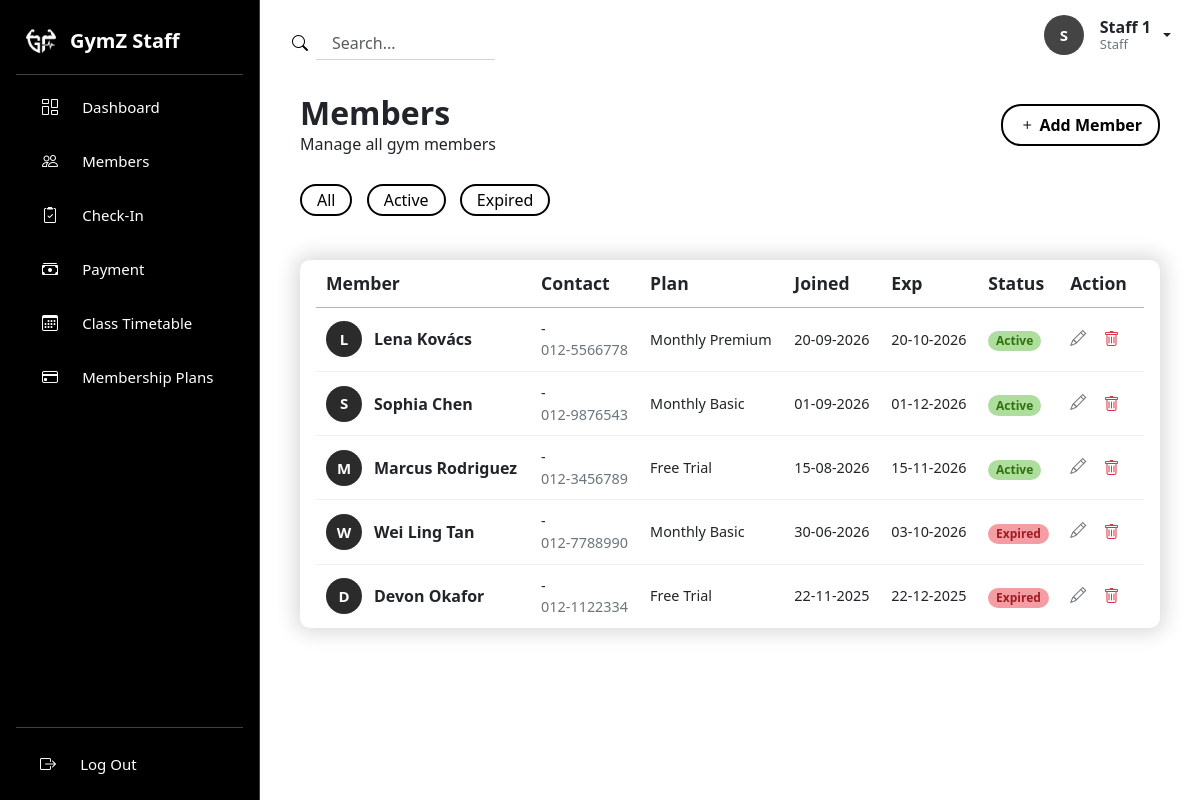
Page /operations/members.php (signed in) on the committed database.
### tables this page shows
CREATE TABLE members (
	member_id INT AUTO_INCREMENT PRIMARY KEY,
    name VARCHAR(255) NOT NULL,
    contact VARCHAR(20) NOT NULL,
    join_date DATE NOT NULL,
    plan_id INT NOT NULL, 
    expiry_date DATE NOT NULL,
    registered_by INT NOT NULL,
    CONSTRAINT fk_members_plan FOREIGN KEY (plan_id) REFERENCES membership_plans(plan_id),
    CONSTRAINT fk_members_user FOREIGN KEY (registered_by) REFERENCES users(user_id)
);

CREATE TABLE membership_plans (
	plan_id INT AUTO_INCREMENT PRIMARY KEY,
    plan_name VARCHAR(100) NOT NULL,
    price DEC(5,2) NOT NULL,
    duration_days INT NOT NULL
);

### operations/members.php (the view, shortened to what this page needs)
<?php
require_once __DIR__ . '/../config/database.php';
$search = $_GET['q'] ?? '';
$sql = "SELECT m.*, p.plan_name FROM members m JOIN membership_plans p ON m.plan_id = p.plan_id WHERE 1=1";
$params = [];
$sql .= " ORDER BY join_date DESC";
$stmt = $db->prepare($sql);
$stmt->execute($params);
$members = $stmt->fetchAll(PDO::FETCH_ASSOC);
?>
<!DOCTYPE html>
<html lang="en">
<head>
    <link rel="stylesheet" href="https://cdn.jsdelivr.net/npm/bootstrap-icons@1.13.1/font/bootstrap-icons.min.css">
    <link href="https://cdn.jsdelivr.net/npm/bootstrap@5.3.8/dist/css/bootstrap.min.css" rel="stylesheet">
    <link rel="stylesheet" href="../assets/css/members.css">
    <link rel="stylesheet" href="../assets/css/sidebar.css">
    <link rel="stylesheet" href="../assets/css/navbar.css">
</head>
<body>
    <div class="d-flex min-vh-100">
        <?php include __DIR__ . '/../includes/sidebar.php'; ?>
        <div class="main-content flex-grow-1">
            <?php include __DIR__ . '/../includes/navbar.php'; ?>
            <div class="content px-4">
                <div class="header d-flex justify-content-between p-3 pb-0 my-3">
                    <div class="greeting">
                        <h3>Members</h3>
                        <p>Manage all gym members</p>
                    </div>
                    <div class="add-btn align-content-center">
                        <a href="/members?action=new" class="p-2 px-3">
                            <i class="bi bi-plus"></i> Add Member
                        </a>
                    </div>
                </div>
                <div class="filter-btn p-3 pb-0 mb-4">
                    <a href="/members?filter=all&q=<?= urlencode($search) ?>">All</a>
                    <a href="/members?filter=active&q=<?= urlencode($search) ?>">Active</a>
                    <a href="/members?filter=expired&q=<?= urlencode($search) ?>">Expired</a>
                </div>
                <div class="member-table mx-3 my-5 px-3">
                    <table class="table-content w-100 ">
                        <thead>
                            <tr>
                                <th>Member</th>
                                <th>Contact</th>
                                <th>Plan</th>
                                <th>Joined</th>
                                <th>Exp</th>
                                <th>Status</th>
                                <th>Action</th>
                            </tr>
                        </thead>
                        <tbody>
                            <?php if (empty($members)): ?>
                                <tr>
                                    <td colspan="4" class="text-center text-secondary py-4">No members yet</td>
                                </tr>
                            <?php else: ?>
                                <?php foreach ($members as $member):
                                    $isActive = strtotime($member['expiry_date']) >= strtotime('today');
                                ?>
                                    <tr>
                                        <td class="fw-semibold">
                                            <div class="d-flex align-items-center gap-2">
                                                <div class="avatar d-flex justify-content-center align-items-center me-1">
                                                    <?= htmlspecialchars(strtoupper(substr($member['name'], 0, 1))) ?>
                                                </div>
                                                <span><?= htmlspecialchars($member['name']) ?></span>
                                            </div>
                                        </td>
                                        <td class="contact">
                                            <div><?= htmlspecialchars($member['email'] ?? '-') ?></div>
                                            <div class="text-secondary"><?= htmlspecialchars($member['contact']) ?></div>
                                        </td>
                                        <td class="plan"><?= htmlspecialchars($member['plan_name']) ?></td>
                                        <td class="joined"><?= htmlspecialchars(date('d-m-Y', strtotime($member['join_date']))) ?></td>
                                        <td class="expired"><?= htmlspecialchars(date('d-m-Y', strtotime($member['expiry_date']))) ?></td>
                                        <td>
                                            <span class="badge rounded-pill <?= $isActive ? 'badge-active' : 'badge-expired' ?>">
                                                <?= $isActive ? 'Active' : 'Expired' ?>
                                            </span>
                                        </td>
                                        <td>
                                            <a href="/members?action=new&edit=<?= $member['member_id'] ?>" class="editBtn"><i class="bi bi-pencil text-secondary"></i></a>
                                            <form action="/members" method="POST" class="d-inline" onsubmit="return confirm('Delete this member?');">
                                                <button type="submit" class="btn-icon btn text-danger">
                                                    <i class="bi bi-trash"></i>
                                                </button>
                                            </form>
                                        </td>
                                    </tr>
                                <?php endforeach; ?>
                            <?php endif; ?>
                        </tbody>
                    </table>
                </div>
            </div>
        </div>
    </div>
</body>
</html>

### assets/css/members.css (style rules this page uses)
.greeting h3, .greeting p { margin: 0; }
.greeting h3 { font-weight: bold; font-size: 2rem; }
.greeting p { font-size: 1rem; }
.add-btn a { color: #000; background-color: #FFFFFF; border: 2px solid #000; font-weight: bold; border-radius: 20px; }
.filter-btn a { margin-right: 10px; padding: 3px 15px; background-color: transparent; border: 2px solid #000; border-radius: 20px; color: #000; }
.badge-active { background-color: #aede9e; color: #30720a; }
.badge-expired { background-color: #f49ea4; color: #9e1c25; }
.member-table th, .member-table td { padding: 10px; }
.member-table thead { border-bottom: 1px solid #b3b3b3; font-size: 1.1rem; }
tbody tr { border-bottom: 1px solid #f0f0f0; }
tbody tr:last-child { border: none; }
.member-table .contact, .plan, .joined, .expired { font-size: 0.9rem; }
.member-table { box-shadow: 0 0 20px 5px rgba(0, 0, 0, 0.15); border-radius: 10px; }
.avatar { width: 30px; height: 30px; border-radius: 50%; background: #2b2b2b; color: #FFFFFF; font-size: 15px; padding: 18px; flex-shrink: 0; }

### assets/css/sidebar.css (style rules this page uses)
body { margin: 0; padding: 0; box-sizing: border-box; }
a { text-decoration: none; }

### assets/css/navbar.css (style rules this page uses)
.main-content { min-width: 0; }

### rows in the picture
members: name "L", name "Lena Kovács", email "-", contact "012-5566778", plan.plan_name "Monthly Premium", join_date "20-09-2026", expiry_date "20-10-2026", shows "Active"
members: name "S", name "Sophia Chen", email "-", contact "012-9876543", plan.plan_name "Monthly Basic", join_date "01-09-2026", expiry_date "01-12-2026", shows "Active"
members: name "M", name "Marcus Rodriguez", email "-", contact "012-3456789", plan.plan_name "Free Trial", join_date "15-08-2026", expiry_date "15-11-2026", shows "Active"
members: name "W", name "Wei Ling Tan", email "-", contact "012-7788990", plan.plan_name "Monthly Basic", join_date "30-06-2026", expiry_date "03-10-2026", shows "Expired"
members: name "D", name "Devon Okafor", email "-", contact "012-1122334", plan.plan_name "Free Trial", join_date "22-11-2025", expiry_date "22-12-2025", shows "Expired"

### other values in the picture
$role "Staff"
substr($_SESSION['user']['name'], 0, 1) "S"
$_SESSION['user']['name'] "Staff 1"
$_SESSION['user']['role'] "Staff"
